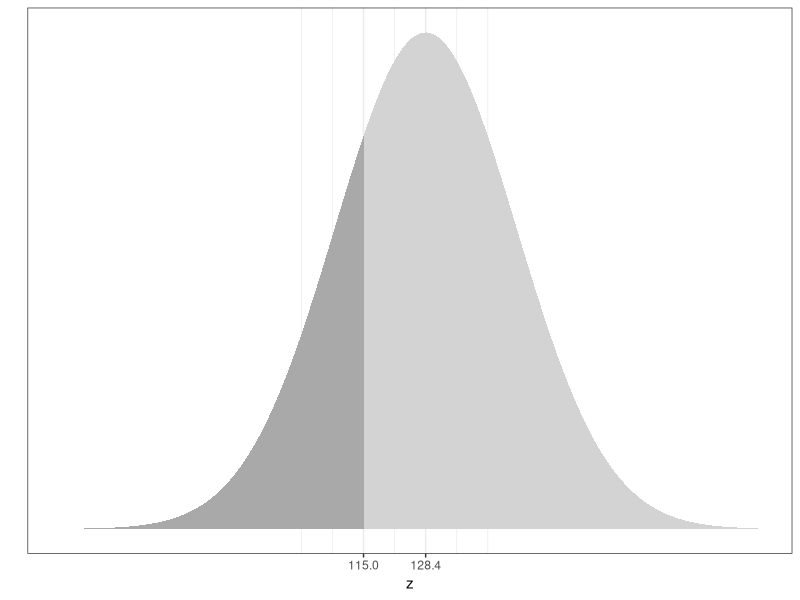

The R script that drew this image:
## ---- chunk 1
library(tidyverse)
 ggplot(NULL, aes(c(50,200))) +
  geom_area(stat = "function", fun = dnorm,
            args = list(mean = 128.4, sd = 19.6),
            fill = "darkgray", xlim = c(50, 115)) +
  geom_area(stat = "function", fun = dnorm, args = list(mean = 128.4, 
                                                        sd = 19.6),
            fill = "lightgray", xlim = c(115, 200)) +
  labs(x = "z", y = "") +
  theme_bw() + 
  scale_y_continuous(breaks = NULL) +
  scale_x_continuous(breaks = c(115, 128.4))
